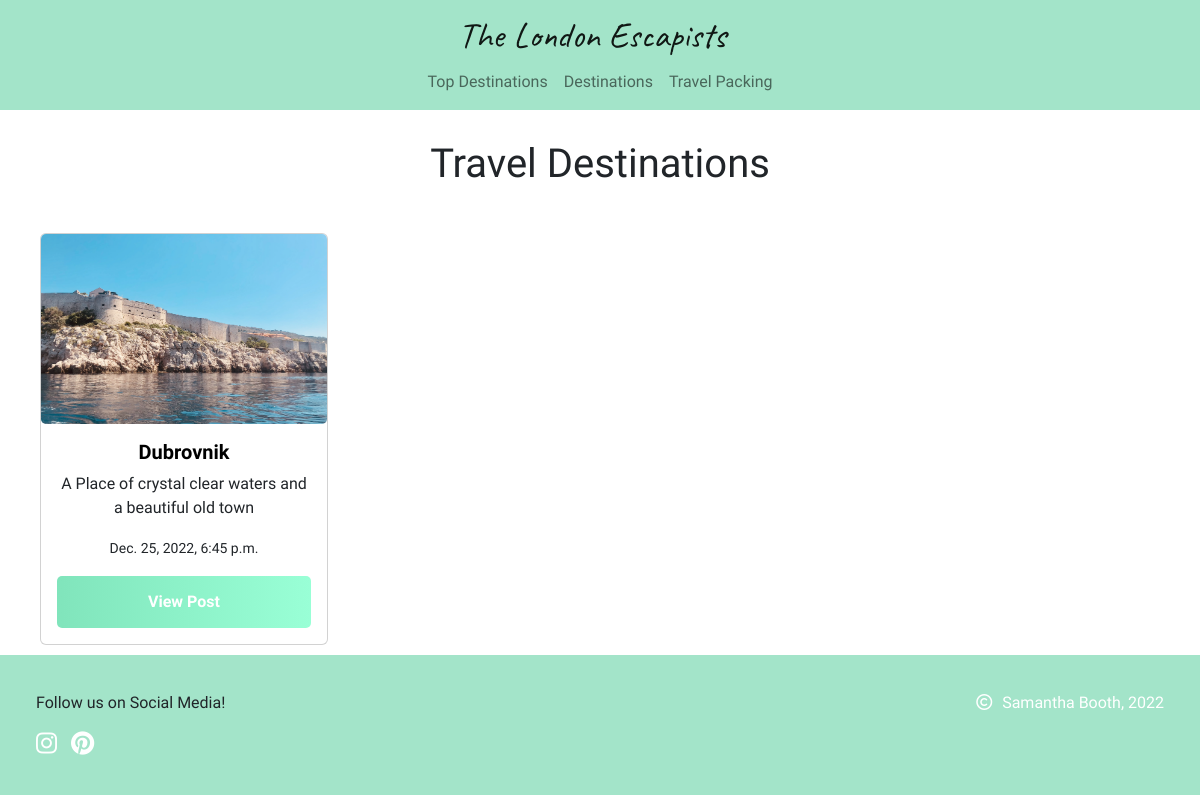
The app's page /destinations/all-destinations/ with its own data.
### travel_destinations/models.py (models this page shows, shortened)
class Destinations(models.Model):
    destination_image = models.ImageField(null=True, blank=True)
    destination = models.CharField(max_length=50, null=False, blank=False)
    destination_subheading = models.CharField(
        max_length=150, null=False, blank=True)
    created_on = models.DateTimeField(auto_now_add=True)
    updated_on = models.DateTimeField(auto_now=True)
    intro = models.TextField(max_length=1000, blank=True)
    activities = models.TextField(max_length=1000, blank=True)
    activity_image = models.ImageField(null=True, blank=True)
    food = models.TextField(max_length=1000, blank=True)
    food_image = models.ImageField(null=True, blank=True)
    additional_info = models.TextField(max_length=1000, blank=True)
    additional_image = models.ImageField(null=True, blank=True)
    top_destination = models.BooleanField(default=False)
    status = models.IntegerField(choices=STATUS, default=0)
    slug = models.SlugField(max_length=200, unique=True)
    class Meta:
        ordering = ['-created_on']
        """Removes extra 's' from Model name"""
        verbose_name_plural = 'Travel Destinations'

### travel_destinations/views.py (the view)
# urls.py: path("all-destinations/", views.all_destinations,
def all_destinations(request):
    destinations_list = Destinations.objects.filter(
        status=1).order_by('-created_on')
    template = 'all_destinations.html'
    context = {
        'destinations_list': destinations_list,
    }
    return render(request, template, context)

### travel_destinations/templates/all_destinations.html (shortened to what this page needs)
{% extends "base.html" %}
{% load static %}
{% block extra_css %}
<link rel="stylesheet" href="{% static 'travel_destinations/css/destinations.css' %}">
{% endblock %}
{% block content %}
<div class="container destinations-container">
    <div>
        <h1 class="headings destination-page-header">Travel Destinations</h1>
    </div>
    <div class="row">
        {% for destinations in destinations_list %}
        <div class="card">
            {% if destinations.destination_image %}
            <a href="{% url 'destination_details' destinations.slug %}">
                <img src="{{ destinations.destination_image.url }}" class="card-img-top card-img" alt="{{ destinations.destination }}">
            </a>
            <div class="card-body">
                <a href="{% url 'destination_details' destinations.slug %}" class="destination-link">
                    <h5 class="card-title">{{ destinations.destination }}</h5>
                </a>
                <p class="card-text">{{ destinations.destination_subheading }}</p>
                <p class="card-text"><small>{{ destinations.created_on }}</small></p>
                <a href="{% url 'destination_details' destinations.slug %}" class="post-btn mt-auto">View Post</a>
            </div>
            {% endif %}
        </div>
        {% empty %}
        <div>
            <p>No Destinations to display</p>
        </div>
        {% endfor %}
    </div>
</div>
{% endblock %}

### static/css/base.css (style rules this page uses)
html, body { height: 100%; }
body { font-family: 'Quicksand', sans-serif; display: flex; flex-direction: column; }
.headings { text-align: center; padding: 15px; margin: 15px; }

### travel_destinations/static/travel_destinations/css/destinations.css (style rules this page uses)
.destination-page-header { text-align: center; margin-bottom: 20px; }
.card { padding: 0; width: 18rem; margin: 10px; float: right; }
.card-img { padding: 0; margin: 0; object-fit: fill; max-height: 190px; }
.card-body { text-align: center; display: flex; flex-direction: column; }
.destination-link { text-decoration: none; }
.card-title { color: black; font-weight: bold; transition: transform .2s; }
.post-btn { display: flex; padding: 0.875em 2em; background: linear-gradient(90deg, #74d7aea9, transparent) #99FFD6; color: #fff; transition: background-color 1s; place-content: center; font-weight: bold; border-radius: 5px; text-decoration: none; }

### records on screen
Destinations: destination_image (picture), destination "Dubrovnik", destination_subheading "A Place of crystal clear waters and a beautiful old town", created_on "Dec. 25, 2022, 6:45 p.m."
